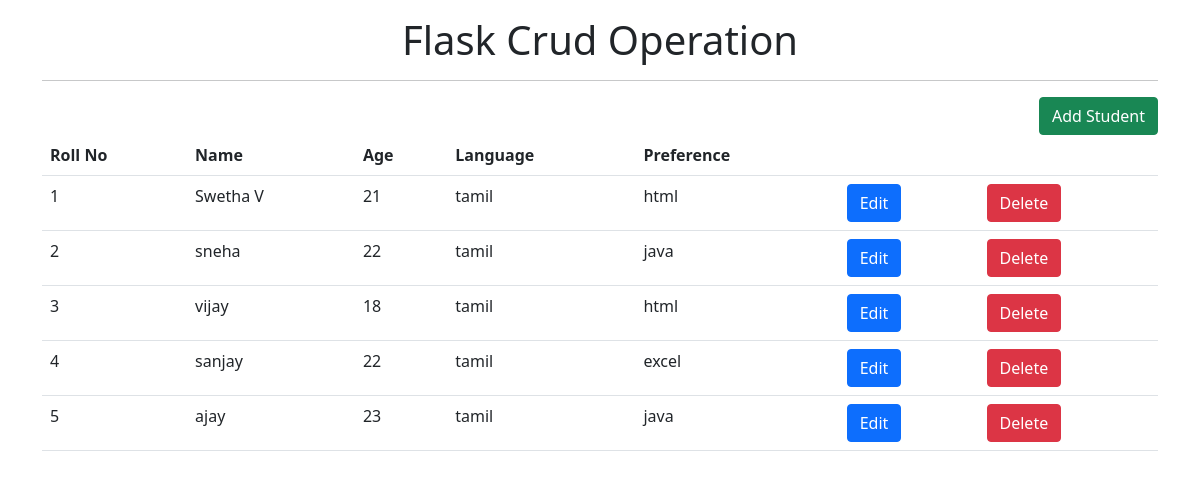
The page / on the database its author committed.
### tables this page shows
CREATE TABLE "students" (
	"ID"	INTEGER,
	"Name"	TEXT,
	"Age"	INTEGER,
	"Language"	TEXT,
	"Preference"	TEXT,
	PRIMARY KEY("ID" AUTOINCREMENT)
);

### app.py (the view)
@app.route("/")
def home():
    conn=sql.connect("user.db")
    conn.row_factory = sql.Row
    cur = conn.cursor()
    cur.execute("select * from students")
    data = cur.fetchall()
    return render_template("index.html",datas=data)

### templates/index.html
{%  extends "base.html" %}
{% block body %}
<h1 style="text-align:center">Flask Crud Operation</h1>
<hr>
<div style="justify-content:right;text-align:right;">
<a href="{{url_for('add_user')}}" class="btn btn-success">Add Student</a>
</div>
<table class="table table-border">
    <tr>
        <th>Roll No</th>
        <th>Name</th>
        <th>Age</th>
        <th>Language</th>
        <th>Preference</th>
        <th></th>
        <th></th>
    </tr>
        {% for row in datas %}
    <tr>
        <td>{{loop.index}}</td>
        <td>{{row.NAME}}</td>
        <td>{{row.AGE}}</td>
        <td>{{row.LANGUAGE}}</td>
        <td>{{row.PREFERENCE}}</td>
        <td><a href="{{url_for('edit_user',id=row.id)}}" class="btn btn-primary">Edit</a></td>
        <td><a href="{{url_for('delete_user',id=row.id)}}" class="btn btn-danger" onclick=" return confirm('Are you sure You want to delete?')">Delete</a></td>
    </tr>
        {% endfor %}
</table>
{% endblock body %}

### templates/base.html (shortened to what this page needs)
<!doctype html>
<html lang="en">
  <head>
    <link href="https://cdn.jsdelivr.net/npm/bootstrap@5.0.2/dist/css/bootstrap.min.css" rel="stylesheet">
  </head>
  <body>
    <div class="container pt-3">
       {% block body %}
       {% endblock body %}
   </div>
  </body>
</html>

### rows shown on the page
students: NAME "Swetha V", AGE "21", LANGUAGE "tamil", PREFERENCE "html"
students: NAME "sneha", AGE "22", LANGUAGE "tamil", PREFERENCE "java"
students: NAME "vijay", AGE "18", LANGUAGE "tamil", PREFERENCE "html"
students: NAME "sanjay", AGE "22", LANGUAGE "tamil", PREFERENCE "excel"
students: NAME "ajay", AGE "23", LANGUAGE "tamil", PREFERENCE "java"
